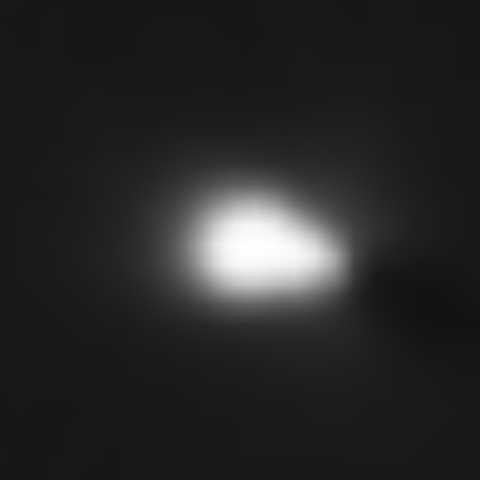
#> input picture pen_images/hover.png, 480 x 480 px, given as the content of the folder ../out2/2022-06-24/hover/, which was not available
$ jupyter execute --allow-errors cnn_stereo.ipynb   (text cells are left out)
#> lines starting #> are read from the running program, lines starting #| are printed output that depends on the picture; after the words box and inside, x2 and y2 are one past the last pixel; in counts of white or black regions, pixels touching at a corner belong together; pictures that were not available may be replaced by others from this repository, and a replacement may not be noted
#> further down, img is the input picture: shape (480, 480, 3); min 19, max 255, mean 40
[cell 1]
from matplotlib import pyplot as plt
import cv2
import numpy as np
import os
from tqdm.notebook import tqdm
import random
import time

import tensorflow as tf
from tensorflow.keras.utils import to_categorical

from sklearn.model_selection import train_test_split

from tensorflow import keras

from tensorflow.python.keras.models import Sequential,Input,Model
from tensorflow.keras.layers import Dense, Dropout, Flatten
from tensorflow.keras.layers import Conv2D, MaxPooling2D

from tensorflow.keras.layers import BatchNormalization
from tensorflow.keras.layers import LeakyReLU

[cell 2]
print('test')

[cell 3]
PATH_DRAW = '../out2/2022-06-24/draw/'
PATH_HOVER = '../out2/2022-06-24/hover/'

# [8 lines of commented-out code are left out]

DRAW_PATHS = ['../out2/2022-06-30_2/draw1/', '../out2/2022-06-30_2/draw2/']
HOVER_PATHS = ['../out2/2022-06-30_2/hover1/', '../out2/2022-06-30_2/hover2/']

# [4 lines of commented-out code are left out]


IMG_SIZE = 48

[cell 4]
def crop_image(img, size = 16):
    margin = int(size / 2)
    _, brightest, _, (max_x, max_y) = cv2.minMaxLoc(img)
    img_cropped = img[max_y - margin : max_y + margin, max_x - margin : max_x + margin]
    return img_cropped, (max_x, max_y)

[cell 5]
def crop_image_2(img, size = 16):
#> called with size = 48
    tmp = cv2.cvtColor(img, cv2.COLOR_BGR2GRAY)
    margin = int(size / 2)
    brightest = int(np.max(tmp))
#> brightest = 255
    _, thresh = cv2.threshold(tmp, brightest - 1, 255, cv2.THRESH_BINARY)
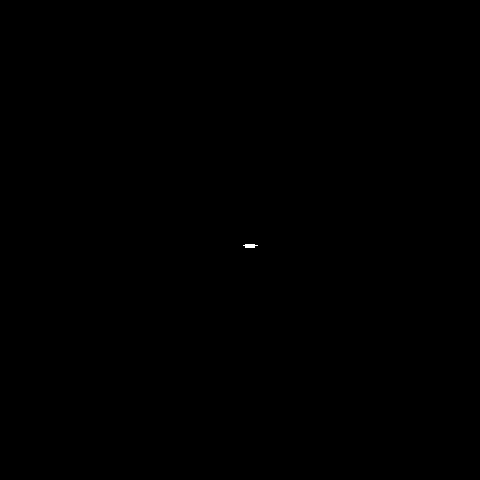
#> thresh: shape (480, 480); 0.02% white; 1 white region
    contours = cv2.findContours(thresh, cv2.RETR_EXTERNAL, cv2.CHAIN_APPROX_SIMPLE)
#> contours = 1 contour; box (x1, y1, x2, y2) and area: (243, 244, 258, 248) 29

    #print(contours)

    contours = contours[0] if len(contours) == 2 else contours[1]

    x_values = []
    y_values = []
    for cnt in contours:
        for point in cnt:
            point = point[0]
            #print(point)
            x_values.append(point[0])
            y_values.append(point[1])
#> this loop made 1 pass
#> after the loop, x_values = [245, 244, 243, 244, 245, 245, 254, 254, 255, 257, 255, 254]; y_values = [244, 245, 245, 245, 246, 247, 247, 246, 245, 245, 245, 244]

    #print('x', np.max(x_values), np.min(x_values))
    #print('y', np.max(y_values), np.min(y_values))
    d_x = np.max(x_values) - np.min(x_values)
#> d_x = 14
    d_y = np.max(y_values) - np.min(y_values)
#> d_y = 3
    center_x = int(np.min(x_values) + d_x / 2)
#> center_x = 250
    center_y = int(np.min(y_values) + d_y / 2)
#> center_y = 245
    #print(center_x, center_y)

    left = np.max([0, center_x - margin])
#> left = 226
    top = np.max([0, center_y - margin])
#> top = 221

    #print(left, top)

    if left + size >= tmp.shape[1]:
        #left -= (left + size - img.shape[1] - 1)
        left = tmp.shape[1] - size - 1
    if top + size >= tmp.shape[0]:
        #top -= (top + size - img.shape[0] - 1)
        top = tmp.shape[0] - size - 1

    #_, brightest, _, (max_x, max_y) = cv2.minMaxLoc(img)
    img_cropped = img[top : top + size, left : left + size]
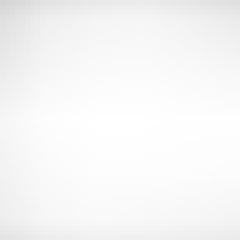
#> img_cropped: shape (48, 48, 3) (shown 5 times larger); min 212, max 255, mean 246.8
    return img_cropped, (left + margin, top + margin)

[cell 6]
fname = random.sample(os.listdir(PATH_HOVER), 1)[0]
print(fname)
img = cv2.imread(PATH_HOVER + '/' + fname)
img_cropped, _ = crop_image_2(img, IMG_SIZE)
fig, axes = plt.subplots(1, 2, figsize=(20, 10))
axes[0].imshow(img, 'gray')
axes[1].imshow(img_cropped, 'gray')
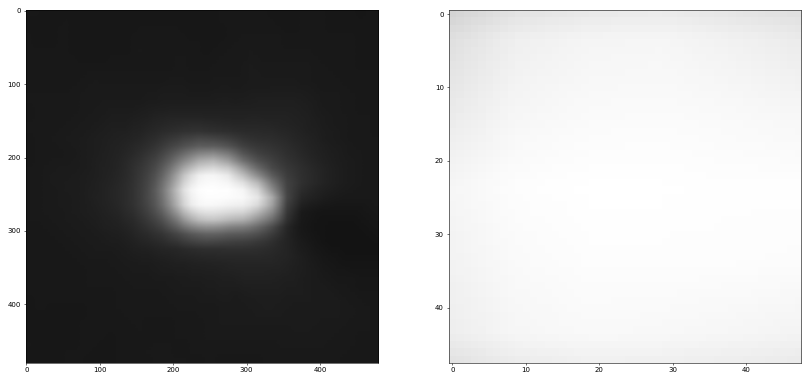
#> figure drawn by matplotlib, 2 panels

[cell 7]
def crop_to_nonblack(img, size = 16):
#> called with size = 48
    tmp = cv2.cvtColor(img, cv2.COLOR_BGR2GRAY)
    margin = int(size / 2)
    (image_height, image_width) = tmp.shape
#> image_height = 480; image_width = 480
    step_w = int(image_width / 10)
#> step_w = 48
    step_h = int(image_height / 10)
#> step_h = 48

    samples = []
    for x in range(2 * step_w, (image_width - 2 * step_w), step_w):
        for y in range(2 * step_h, (image_height - 2 * step_h), step_h):
            samples.append(tmp[y, x])
#> after the loop, samples = 36 values, max 251 at index 21, min 25 at index 6, mean 66.39
    _, thresh = cv2.threshold(tmp, np.median(samples) * 1.5, 255, cv2.THRESH_BINARY)
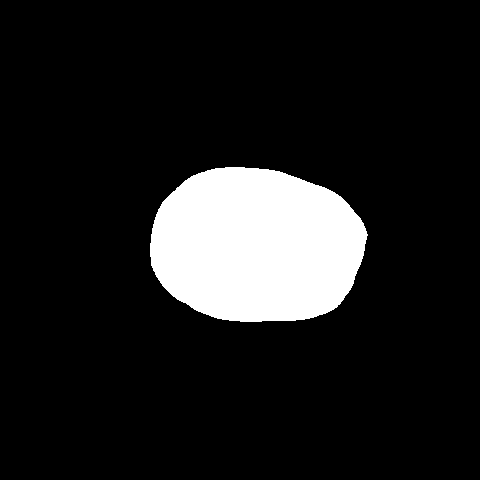
#> thresh: shape (480, 480); 11.7% white; 1 white region, box (x1, y1, x2, y2) and area: (150, 167, 368, 322) 27038
    #contours = cv2.findContours(thresh, cv2.RETR_EXTERNAL, cv2.CHAIN_APPROX_SIMPLE)
    #contours = contours[0] if len(contours) == 2 else contours[1]
    (x, y, w, h) = cv2.boundingRect(thresh)
#> x = 150; y = 167; w = 218; h = 155
    #result = img[y:y+h, x:x+w]
    center_x = int(x + w / 2)
#> center_x = 259
    center_y = int(y + h / 2)
#> center_y = 244
    left = np.max([0, center_x - margin])
#> left = 235
    top = np.max([0, center_y - margin])
#> top = 220
    if left + size >= tmp.shape[1]:
        #left -= (left + size - img.shape[1] - 1)
        left = tmp.shape[1] - size - 1
    if top + size >= img.shape[0]:
        #top -= (top + size - img.shape[0] - 1)
        top = tmp.shape[0] - size - 1
    #img_cropped = img[top : top + size, left : left + size]
    img_cropped = img[y:y+h, x:x+w]
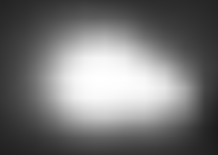
#> img_cropped: shape (155, 218, 3); min 28, max 255, mean 117.1
    return img_cropped, (left + margin, top + margin)

fname = random.sample(os.listdir(PATH_HOVER), 1)[0]
print(fname)
img = cv2.imread(PATH_HOVER + '/' + fname)
img_cropped, _ = crop_to_nonblack(img, IMG_SIZE)
fig, axes = plt.subplots(1, 2, figsize=(20, 10))
axes[0].imshow(img, 'gray')
axes[1].imshow(img_cropped, 'gray')
#> the loop in crop_image_2 (call 2), `for cnt in contours:` made 1 pass

[cell 8]
def read_images(path):
    files = os.listdir(path)
    files = [file for file in files if file[-4:] == ".png"]

    images = []
    coords = []

    size = IMG_SIZE

    for file in tqdm(files):
        try:
            image = cv2.imread(os.path.join(path, file))
            #image = cv2.resize(image, (36,36), cv2.INTER_AREA)
            #image = cv2.cvtColor(image, cv2.COLOR_BGR2GRAY)
            #image = data_augmentation(image)

            #image, (max_x, max_y) = crop_image(image, size)
            image, (max_x, max_y) = crop_image_2(image, size)
            #print(np.max(image))
            if image.shape == (size, size, 3) and np.max(image) > 50:
                images.append(image)
                coords.append((max_x, max_y))

        except OSError:
            pass

    return images, coords

[cell 9]
def data_augmentation(images):
    result = []
    for img in images:
        img = img.astype('float64')
        #print(img)
        for b in range(8, 12):
            tmp2 = np.clip(img * (b / 10), 0, 255) / 255
            result.append(tmp2[:,:,:2])
            result.append(cv2.flip(tmp2, flipCode=0)[:,:,:2])
            for i in range(3):
                tmp = cv2.rotate(tmp2, i)
                result.append(tmp[:,:,:2])
                result.append(cv2.flip(tmp, flipCode=0)[:,:,:2])
#> tmp: shape (48, 48, 3) float64
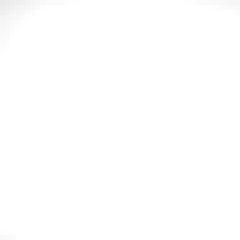
#> tmp2: shape (48, 48, 3) float64 (shown 5 times larger); min 0.915, max 1, mean 0.999
#> after the loop, result = 32 items
    return result

[cell 10]
fname = random.sample(os.listdir(PATH_HOVER), 1)[0]
print(fname)
img = cv2.imread(PATH_HOVER + '/' + fname)
img_cropped, _ = crop_image_2(img, IMG_SIZE)
#print(img_cropped)
#img_cropped = np.clip(img_cropped * 0.9, 0, 255) / 255
#print(img_cropped)
augmented = data_augmentation([img_cropped])
#> augmented = 32 items
fig, axes = plt.subplots(1, 3, figsize=(20, 10))
axes[0].imshow(img, 'gray')
axes[1].imshow(img_cropped, 'gray')
#axes[2].imshow(augmented[0], 'gray')

print(augmented[15])
#> (printed output is left out)

#> (a cell that did not finish here is left out)

#> (a cell that did not finish here is left out)

[cell 13]
images_draw = []
images_hover = []

#> (the rest of this cell did not finish here and is left out)
